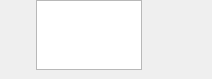
<?xml version="1.0" encoding="UTF-8"?>
<ui version="4.0">
 <class>StalledIssueActionTitle</class>
 <widget class="QWidget" name="StalledIssueActionTitle">
  <property name="geometry">
   <rect>
    <x>0</x>
    <y>0</y>
    <width>212</width>
    <height>79</height>
   </rect>
  </property>
  <property name="sizePolicy">
   <sizepolicy hsizetype="Expanding" vsizetype="Preferred">
    <horstretch>0</horstretch>
    <verstretch>0</verstretch>
   </sizepolicy>
  </property>
  <property name="minimumSize">
   <size>
    <width>0</width>
    <height>0</height>
   </size>
  </property>
  <property name="maximumSize">
   <size>
    <width>16777215</width>
    <height>16777215</height>
   </size>
  </property>
  <property name="windowTitle">
   <string notr="true"/>
  </property>
  <property name="styleSheet">
   <string notr="true">#backgroundWidget
{
border-radius: 4px;
}

/*ACTIVE*/
#backgroundWidget[disable_background=false][failed=false]
{
	background-color: #FFF5F5F5; /*colorToken.surface-1*/
}

/*NO BACKGROUND*/
#backgroundWidget[disable_background=true][failed=false]
{
	background-color: transparent;
}

/*FAILED*/
#backgroundWidget[disable_background=false][failed=true]
{
	background-color: #FFFDEBEB; /*colorToken.support-error*/
}

</string>
  </property>
  <layout class="QVBoxLayout" name="verticalLayout">
   <property name="spacing">
    <number>0</number>
   </property>
   <property name="leftMargin">
    <number>0</number>
   </property>
   <property name="topMargin">
    <number>0</number>
   </property>
   <property name="rightMargin">
    <number>0</number>
   </property>
   <property name="bottomMargin">
    <number>0</number>
   </property>
   <item>
    <widget class="QWidget" name="backgroundWidget" native="true">
     <property name="sizePolicy">
      <sizepolicy hsizetype="Expanding" vsizetype="Preferred">
       <horstretch>0</horstretch>
       <verstretch>0</verstretch>
      </sizepolicy>
     </property>
     <layout class="QHBoxLayout" name="horizontalLayout" stretch="1,0">
      <property name="spacing">
       <number>10</number>
      </property>
      <property name="leftMargin">
       <number>0</number>
      </property>
      <property name="topMargin">
       <number>0</number>
      </property>
      <property name="rightMargin">
       <number>4</number>
      </property>
      <property name="bottomMargin">
       <number>0</number>
      </property>
      <item>
       <widget class="QWidget" name="generalContainer" native="true">
        <property name="sizePolicy">
         <sizepolicy hsizetype="Expanding" vsizetype="Preferred">
          <horstretch>0</horstretch>
          <verstretch>0</verstretch>
         </sizepolicy>
        </property>
        <layout class="QVBoxLayout" name="verticalLayout_2">
         <property name="spacing">
          <number>0</number>
         </property>
         <property name="leftMargin">
          <number>0</number>
         </property>
         <property name="topMargin">
          <number>0</number>
         </property>
         <property name="rightMargin">
          <number>0</number>
         </property>
         <property name="bottomMargin">
          <number>0</number>
         </property>
         <item>
          <widget class="QFrame" name="contents">
           <property name="sizePolicy">
            <sizepolicy hsizetype="Expanding" vsizetype="Preferred">
             <horstretch>0</horstretch>
             <verstretch>0</verstretch>
            </sizepolicy>
           </property>
           <layout class="QHBoxLayout" name="horizontalLayout_3" stretch="1,0">
            <property name="spacing">
             <number>8</number>
            </property>
            <property name="leftMargin">
             <number>0</number>
            </property>
            <property name="topMargin">
             <number>0</number>
            </property>
            <property name="rightMargin">
             <number>5</number>
            </property>
            <property name="bottomMargin">
             <number>0</number>
            </property>
            <item>
             <widget class="QWidget" name="titleContainer" native="true">
              <property name="sizePolicy">
               <sizepolicy hsizetype="Expanding" vsizetype="Preferred">
                <horstretch>0</horstretch>
                <verstretch>0</verstretch>
               </sizepolicy>
              </property>
              <layout class="QHBoxLayout" name="horizontalLayout_2">
               <property name="spacing">
                <number>8</number>
               </property>
               <property name="leftMargin">
                <number>4</number>
               </property>
               <property name="topMargin">
                <number>0</number>
               </property>
               <property name="rightMargin">
                <number>0</number>
               </property>
               <property name="bottomMargin">
                <number>0</number>
               </property>
               <item>
                <widget class="QLabel" name="icon">
                 <property name="sizePolicy">
                  <sizepolicy hsizetype="Fixed" vsizetype="Fixed">
                   <horstretch>0</horstretch>
                   <verstretch>0</verstretch>
                  </sizepolicy>
                 </property>
                 <property name="minimumSize">
                  <size>
                   <width>24</width>
                   <height>24</height>
                  </size>
                 </property>
                 <property name="maximumSize">
                  <size>
                   <width>24</width>
                   <height>24</height>
                  </size>
                 </property>
                 <property name="text">
                  <string/>
                 </property>
                 <property name="alignment">
                  <set>Qt::AlignCenter</set>
                 </property>
                </widget>
               </item>
               <item>
                <widget class="WordWrapLabel" name="titleLabel">
                 <property name="sizePolicy">
                  <sizepolicy hsizetype="Expanding" vsizetype="Preferred">
                   <horstretch>0</horstretch>
                   <verstretch>0</verstretch>
                  </sizepolicy>
                 </property>
                 <property name="font">
                  <font>
                   <family>Lato</family>
                   <bold>true</bold>
                  </font>
                 </property>
                 <property name="type" stdset="0">
                  <string notr="true">secondary</string>
                 </property>
                </widget>
               </item>
               <item>
                <widget class="QLabel" name="hoverIcon">
                 <property name="sizePolicy">
                  <sizepolicy hsizetype="Fixed" vsizetype="Fixed">
                   <horstretch>0</horstretch>
                   <verstretch>0</verstretch>
                  </sizepolicy>
                 </property>
                 <property name="minimumSize">
                  <size>
                   <width>16</width>
                   <height>16</height>
                  </size>
                 </property>
                 <property name="maximumSize">
                  <size>
                   <width>16</width>
                   <height>16</height>
                  </size>
                 </property>
                 <property name="text">
                  <string/>
                 </property>
                 <property name="pixmap">
                  <pixmap resource="../../../gui/Resources_common.qrc">:/images/StalledIssues/ic-open-outside.png</pixmap>
                 </property>
                </widget>
               </item>
              </layout>
             </widget>
            </item>
            <item>
             <widget class="QWidget" name="messageContainer" native="true">
              <property name="sizePolicy">
               <sizepolicy hsizetype="Preferred" vsizetype="Preferred">
                <horstretch>0</horstretch>
                <verstretch>0</verstretch>
               </sizepolicy>
              </property>
              <layout class="QHBoxLayout" name="messageLayout">
               <property name="spacing">
                <number>5</number>
               </property>
               <property name="leftMargin">
                <number>0</number>
               </property>
               <property name="topMargin">
                <number>0</number>
               </property>
               <property name="rightMargin">
                <number>0</number>
               </property>
               <property name="bottomMargin">
                <number>0</number>
               </property>
               <item>
                <widget class="QLabel" name="iconLabel">
                 <property name="text">
                  <string/>
                 </property>
                </widget>
               </item>
               <item>
                <widget class="QLabel" name="messageLabel">
                 <property name="text">
                  <string/>
                 </property>
                </widget>
               </item>
              </layout>
             </widget>
            </item>
           </layout>
          </widget>
         </item>
         <item>
          <widget class="QWidget" name="extraInfoContainer" native="true">
           <property name="sizePolicy">
            <sizepolicy hsizetype="Expanding" vsizetype="Preferred">
             <horstretch>0</horstretch>
             <verstretch>0</verstretch>
            </sizepolicy>
           </property>
           <layout class="QVBoxLayout" name="extraInfoLayout">
            <property name="spacing">
             <number>5</number>
            </property>
            <property name="leftMargin">
             <number>36</number>
            </property>
            <property name="topMargin">
             <number>0</number>
            </property>
            <property name="rightMargin">
             <number>0</number>
            </property>
            <property name="bottomMargin">
             <number>4</number>
            </property>
           </layout>
          </widget>
         </item>
        </layout>
       </widget>
      </item>
      <item>
       <widget class="QWidget" name="actionContainer" native="true">
        <layout class="QHBoxLayout" name="actionLayout">
         <property name="spacing">
          <number>20</number>
         </property>
         <property name="leftMargin">
          <number>0</number>
         </property>
         <property name="topMargin">
          <number>0</number>
         </property>
         <property name="rightMargin">
          <number>0</number>
         </property>
         <property name="bottomMargin">
          <number>0</number>
         </property>
        </layout>
       </widget>
      </item>
     </layout>
    </widget>
   </item>
  </layout>
 </widget>
 <customwidgets>
  <customwidget>
   <class>WordWrapLabel</class>
   <extends>QTextEdit</extends>
   <header>WordWrapLabel.h</header>
  </customwidget>
 </customwidgets>
 <resources/>
 <connections/>
</ui>
